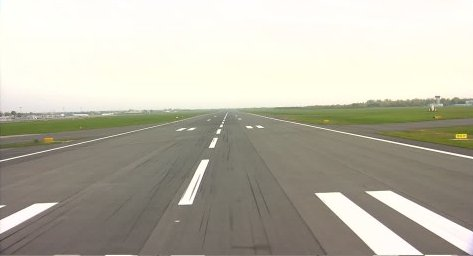
#> input picture img/taxi_empty.jpg, 473 x 256 px
$ python 2b_hough_lines.py
#> lines starting #> are read from the running program, lines starting #| are printed output that depends on the picture; after the words box and inside, x2 and y2 are one past the last pixel; in counts of white or black regions, pixels touching at a corner belong together
#> in main, img is the input picture: shape (256, 473, 3); mean B, G, R 168.5, 182.2, 185.1
### exuberantcv/plotter.py

import matplotlib.pyplot as plt

# [6 lines left out: function plot2, not called in this run]

def plot3(img1, img2, img3):
    print ('plot...')
    plt.subplot(131),plt.imshow(img1),plt.title('1')
    plt.subplot(132),plt.imshow(img2, cmap='gray'),plt.title('2')
    plt.subplot(133),plt.imshow(img3),plt.title('3')
    plt.show()
    print ('done.')

### exuberantcv/2b_hough_lines.py
"""
    test.py
    Nicholas S .Bradford

    Hough Lines
    http://docs.opencv.org/trunk/da/d6e/tutorial_py_geometric_transformations.html

"""

import cv2
import numpy as np
import matplotlib.pyplot as plt
from plotter import plot3


def old_hough_lines():
    img = cv2.imread('../img/runway1.JPG')
    copy = img.copy()
    gray = cv2.cvtColor(img,cv2.COLOR_BGR2GRAY)
    edges = cv2.Canny(gray,50,150,apertureSize = 3)

    lines = cv2.HoughLines(edges,1,np.pi/180,200)
    for rho,theta in lines[0]:
        a = np.cos(theta)
        b = np.sin(theta)
        x0 = a*rho
        y0 = b*rho
        x1 = int(x0 + 1000*(-b))
        y1 = int(y0 + 1000*(a))
        x2 = int(x0 - 1000*(-b))
        y2 = int(y0 - 1000*(a))

        cv2.line(img=copy, pt1=(x1,y1), pt2=(x2,y2), color=(255,0,0), thickness=2)

    # [4 lines of commented-out code are left out]


def hough_lines(img):
    copy = img.copy()
    gray = cv2.cvtColor(copy,cv2.COLOR_BGR2GRAY)
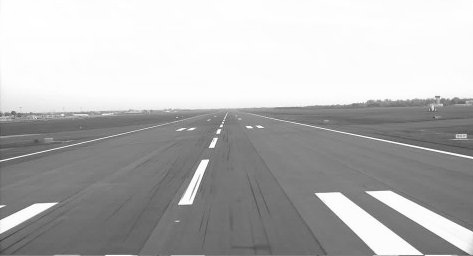
#> gray: shape (256, 473); min 63, max 255, mean 181.5
    edges = cv2.Canny(gray,50,150,apertureSize = 3)
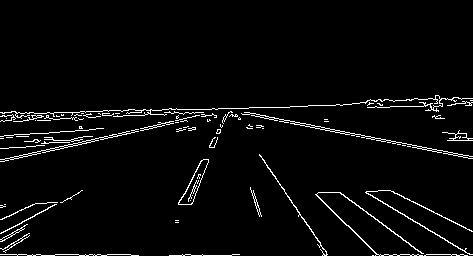
#> edges: shape (256, 473); 3.5% white in thin lines or dots, all inside (x1, y1, x2, y2) = (0, 95, 473, 256)
    plt.subplot(133),plt.imshow(edges),plt.title('Lines')
    # plt.show()

    lines = cv2.HoughLines(image=edges, rho=1, theta=np.pi/180, threshold=100)
#> lines = 20 rows, first 8: [122, 1.52], [116, 1.54], [112, 1.55], [254, 1.57], [63, 1.76], [65, 1.76], [114, 1.54], [120, 1.54]
    # print lines
    # print len(lines)
    # print len(lines[0])
    for line in lines[:1]: #[0]:
        #print line
        rho,theta = line[0]
        a = np.cos(theta)
        b = np.sin(theta)
        x0 = a*rho
        y0 = b*rho
        x1 = int(x0 + 1000*(-b))
        y1 = int(y0 + 1000*(a))
        x2 = int(x0 - 1000*(-b))
        y2 = int(y0 - 1000*(a))
        cv2.line(img=copy, pt1=(x1,y1), pt2=(x2,y2), color=(255,0,0), thickness=2)
#> this loop made 1 pass
#> (rho, theta, a, b, x0, y0, x1, y1) on pass 1: (122, 1.52, 0.0523, 0.999, 6.38, 121.8, -992, 174)
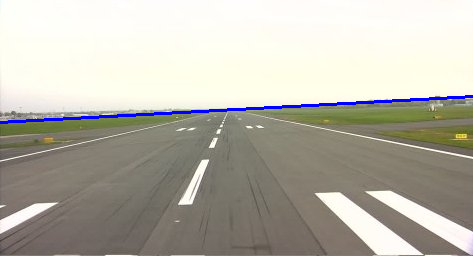
#> copy: shape (256, 473, 3); 1.17% of pixels changed, all inside (x1, y1, x2, y2) = (0, 95, 473, 124)
    return edges, copy


def main():
    print ('load img...')
    img = cv2.imread('../img/taxi_empty.jpg') #'../img/runway1.JPG' taxi_empty.jpg ocean.jpg
    edges, copy = hough_lines(img)
    plot3(img, edges, copy)
#> in plot3, `plt.show()`:
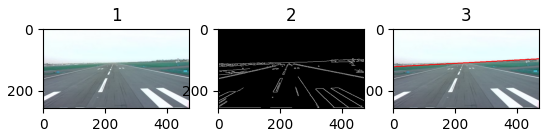
#> figure drawn by matplotlib, 3 panels; B, G, R data is drawn as R, G, B


if __name__ == '__main__':
    main()
